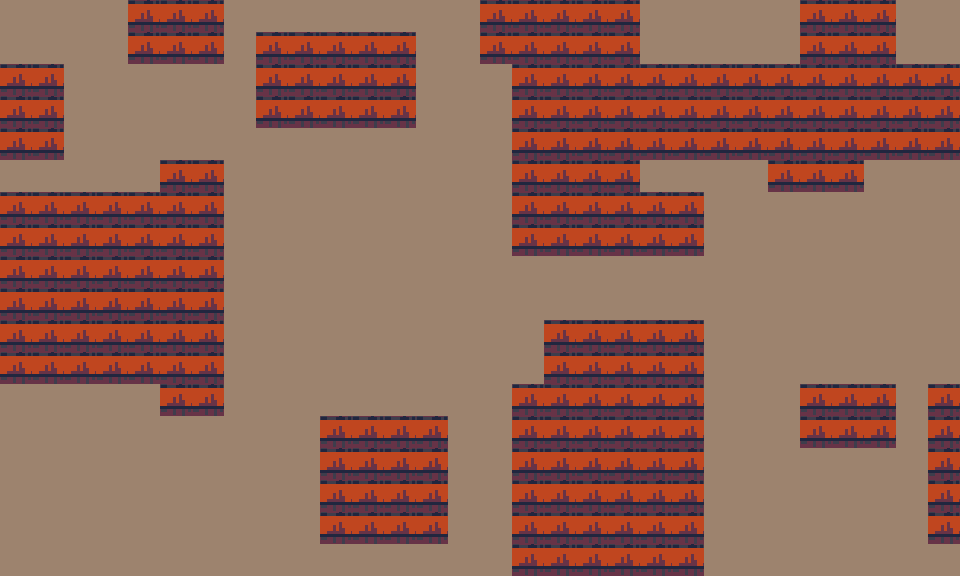

This is a level from a 2D game, rendered from its Tiled map with the project's own tilesets. A one-line summary and the map file follow, with tile-layer data summarised:
An orthogonal 30x18 tile map with 32x32 px tiles, 2 tile layers (Measures, navigation) and 27 objects (4x building8, 4x tower1, 2x building3, 2x tower3, building2, ...).

<map version="1.2" tiledversion="1.3.1" orientation="orthogonal" renderorder="right-down" compressionlevel="0" width="30" height="18" tilewidth="32" tileheight="32" infinite="0" nextlayerid="7" nextobjectid="66">
 <tileset firstgid="1" source="CityMap2.tsx" />
 <layer id="2" name="Measures" width="30" height="18">
  <data>[540 cells, 540 non-empty, 540 distinct tile ids]</data>
 </layer>
 <layer id="6" name="navigation" width="30" height="18">
  <data>[540 cells, 540 non-empty, 2 distinct tile ids]</data>
 </layer>
 <objectgroup id="3" name="colliders">
  <object id="19" name="building2" x="273.788" y="36.978" width="123.738" height="93.8701" />
  <object id="22" name="building3" x="320.885" y="427.085" width="108.292" height="114.391" />
  <object id="23" name="building1" x="1.42227" y="85.3353" width="62.4467" height="49.2239" />
  <object id="29" name="river1" x="532.667" y="0.166667" width="101.667" height="242.333" />
  <object id="30" name="river2" x="491.5" y="-0.333333" width="46.3333" height="48.3333" />
  <object id="31" name="river3" x="633.667" y="199" width="53.3333" height="44.3333" />
  <object id="33" name="minster1" x="1" y="193" width="208" height="191" />
  <object id="34" name="minster2" x="157" y="158" width="70" height="68" />
  <object id="35" name="minster3" x="157" y="352" width="69" height="71.6667" />
  <object id="37" name="river5" x="570" y="336" width="108" height="240" />
  <object id="38" name="river6" x="528.333" y="385" width="41.3333" height="101.333" />
  <object id="39" name="river7" x="528" y="533.333" width="42.3333" height="42.3333" />
  <object id="42" name="building6" x="818.667" y="395.667" width="77" height="46" />
  <object id="43" name="building7" x="930.333" y="376.833" width="29" height="169.833" />
  <object id="44" name="building8" x="653" y="80.6667" width="306.667" height="81.5" />
  <object id="45" name="building9" x="133" y="0.33333" width="77" height="45.1667" />
  <object id="52" name="building3" x="356.354" y="412.305" width="31.792" height="13.891" />
  <object id="53" name="building8" x="774.333" y="52.4167" width="68.3337" height="28.8333" />
  <object id="55" name="building8" x="789.833" y="155.75" width="68.3337" height="39.8333" />
  <object id="56" name="building8" x="814.333" y="13.5834" width="80.8337" height="38.8333" />
 </objectgroup>
 <objectgroup id="4" name="spawns">
  <object id="46" name="engineSpawn" x="319.333" y="233">
   <point />
  </object>
 </objectgroup>
 <objectgroup id="5" name="towers">
  <object id="49" name="tower1" x="832.102" y="179.956" width="200.418" height="200.418">
   <properties>
    <property name="health" type="int" value="1000" />
    <property name="size" type="float" value="1" />
    <property name="texDisengaged" value="TowerTextures/tutorialTowerDisengaged.png" />
    <property name="texEngaged" value="TowerTextures/tutorialTowerEngaged.png" />
    <property name="weapon" value="basicWeapon" />
   </properties>
   <ellipse />
  </object>
  <object id="50" name="tower3" x="493.299" y="150.564" width="261.84" height="247.953">
   <properties>
    <property name="health" type="int" value="1000" />
    <property name="size" type="float" value="1" />
    <property name="texDisengaged" value="TowerTextures/SpokeTowerDisengaged.png" />
    <property name="texEngaged" value="TowerTextures/SpokeTowerEngaged.png" />
    <property name="weapon" value="spokeWeapon" />
   </properties>
   <ellipse />
  </object>
  <object id="62" name="tower1" x="1.8878" y="0.727612" width="200.418" height="200.418">
   <properties>
    <property name="health" type="int" value="1000" />
    <property name="size" type="float" value="1" />
    <property name="texDisengaged" value="TowerTextures/tutorialTowerDisengaged.png" />
    <property name="texEngaged" value="TowerTextures/tutorialTowerEngaged.png" />
    <property name="weapon" value="basicWeapon" />
   </properties>
   <ellipse />
  </object>
  <object id="63" name="tower1" x="737.449" y="434.639" width="200.418" height="200.418">
   <properties>
    <property name="health" type="int" value="1000" />
    <property name="size" type="float" value="1" />
    <property name="texDisengaged" value="TowerTextures/tutorialTowerDisengaged.png" />
    <property name="texEngaged" value="TowerTextures/tutorialTowerEngaged.png" />
    <property name="weapon" value="basicWeapon" />
   </properties>
   <ellipse />
  </object>
  <object id="64" name="tower3" x="-38.1047" y="392.308" width="261.84" height="247.953">
   <properties>
    <property name="health" type="int" value="1000" />
    <property name="size" type="float" value="1" />
    <property name="texDisengaged" value="TowerTextures/SpokeTowerDisengaged.png" />
    <property name="texEngaged" value="TowerTextures/SpokeTowerEngaged.png" />
    <property name="weapon" value="spokeWeapon" />
   </properties>
   <ellipse />
  </object>
  <object id="65" name="tower1" x="382.43" y="374.309" width="200.418" height="200.418">
   <properties>
    <property name="health" type="int" value="1000" />
    <property name="size" type="float" value="1" />
    <property name="texDisengaged" value="TowerTextures/tutorialTowerDisengaged.png" />
    <property name="texEngaged" value="TowerTextures/tutorialTowerEngaged.png" />
    <property name="weapon" value="basicWeapon" />
   </properties>
   <ellipse />
  </object>
 </objectgroup>
</map>